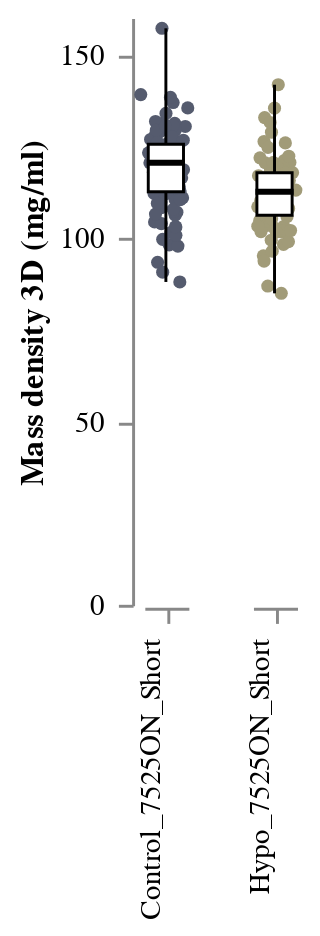

Source (notebook cell):
### Code cell
STRIP_MD_3d = stripbox(
    data = df, 
    y = "Cell mass density (mg/ml)", 
    x = "Condition", 
    y_title = "Mass density 3D (mg/ml)", 
    colour = "Condition"
)
STRIP_MD_3d

### Figure 1 — Vega-Lite specification as saved in the notebook (floating-point values rounded to 4 significant figures; data arrays with more than 128 entries replaced by an {"elided": "..."} marker saying what was removed)
{"config": {"view": {"continuousWidth": 400, "continuousHeight": 300, "stroke": "transparent", "strokeWidth": 0.5}, "axis": {"grid": true, "labelPadding": 5, "ticks": true}, "facet": {"spacing": 18}, "header": {"labelOrient": "bottom", "title": null}}, "data": {"name": "data-62550d3ee3bffa22cafcd943bcc5dc00"}, "facet": {"column": {"type": "nominal", "field": "Condition", "header": {"labelAlign": "right", "labelAngle": -90, "labelOrient": "bottom", "labelPadding": 5, "titleOrient": "top"}}}, "spec": {"layer": [{"mark": {"type": "circle", "opacity": 1, "size": 20}, "encoding": {"color": {"type": "nominal", "field": "Condition", "legend": null, "scale": {"scheme": "cividis"}}, "x": {"type": "quantitative", "axis": {"grid": false, "labels": false, "ticks": true, "values": [0]}, "field": "jitter", "title": null}, "y": {"type": "quantitative", "axis": {"grid": false, "labels": true, "ticks": true}, "field": "Cell mass density (mg/ml)", "title": "Mass density 3D (mg/ml)"}}, "height": 200, "transform": [{"calculate": "(sqrt(-2 * log(random() / 2)) * cos(2 * PI * random() / 2))", "as": "jitter"}], "width": 15}, {"mark": {"type": "boxplot", "extent": "min-max", "size": 12}, "encoding": {"color": {"value": "white"}, "opacity": {"value": 1}, "stroke": {"value": "black"}, "y": {"type": "quantitative", "field": "Cell mass density (mg/ml)", "title": "Mass density 3D (mg/ml)"}}, "height": 200, "width": 30}]}, "$schema": "https://vega.github.io/schema/vega-lite/v4.8.1.json", "datasets": {"data-62550d3ee3bffa22cafcd943bcc5dc00": {"elided": "206 records"}}}
